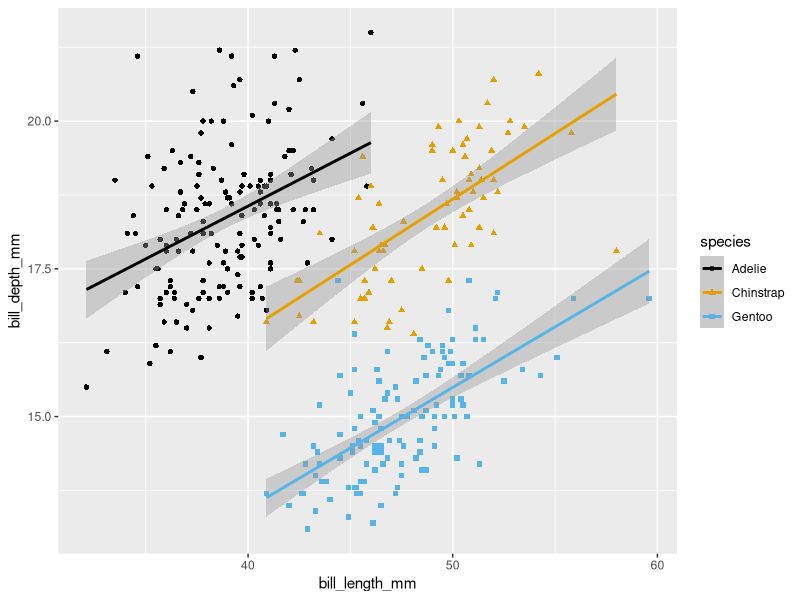
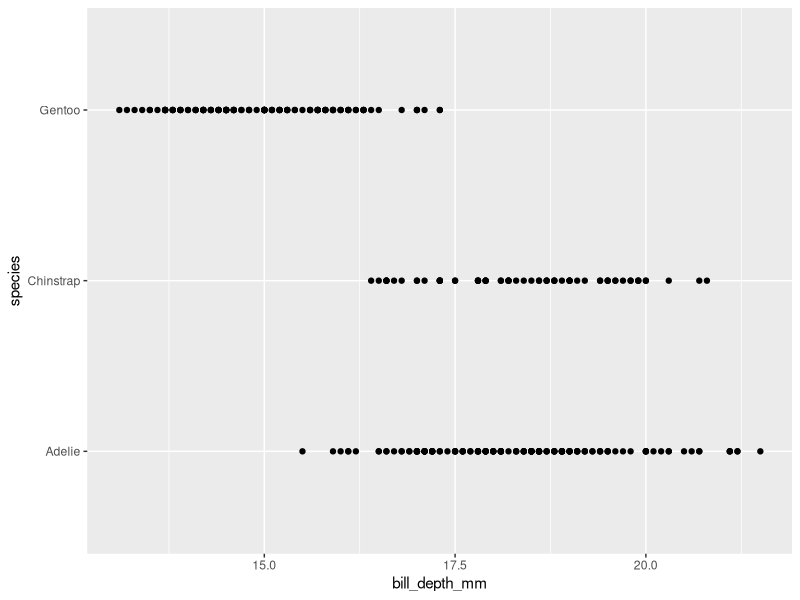

These figures' R source, in order: (Note: this script raises an error after producing the figures.)
## ---- chunk 1
#| label: setup

library(palmerpenguins)
library(ggthemes)
library(pracma)  # for pracma::nthroot() in 1.4.3 Exercises
library(tidyverse)
## ---- chunk 2
nrow(penguins)
## ---- chunk 3
ncol(penguins)
## ---- chunk 4
  ggplot(data = penguins,
         aes(x = bill_length_mm, y = bill_depth_mm,
             color = species, shape = species)) +
  geom_point() +
  geom_smooth(method = "lm") +
  scale_color_colorblind()

## ---- chunk 5
  ggplot(data = penguins, aes(x = bill_depth_mm, y = species)) +
  geom_point()
## ---- chunk 6
#| error: true
ggplot(data = penguins) + 
  geom_point()
## ---- chunk 7
  ggplot(data = penguins, aes(x = bill_length_mm, y = bill_depth_mm)) +
  geom_point()
## ---- chunk 8
  ggplot(data = penguins, aes(x = bill_length_mm, y = bill_depth_mm)) +
  geom_point(na.rm = TRUE)
## ---- chunk 9
  ggplot(data = penguins, aes(x = bill_length_mm, y = bill_depth_mm)) +
  geom_point(na.rm = TRUE) +
  labs(
    caption = "Data come from the palmerpenguins package."
  )
## ---- chunk 10
  ggplot(data = penguins, aes(x = body_mass_g, y = flipper_length_mm)) +
  geom_point(aes(color = bill_depth_mm), na.rm = TRUE) +
  geom_smooth(method = "lm", na.rm = TRUE)
## ---- chunk 11
ggplot(
  data = penguins,
  mapping = aes(x = flipper_length_mm, y = body_mass_g, color = island)
) +
  geom_point() +
  geom_smooth(se = FALSE)
## ---- chunk 12
ggplot(
  data = penguins,
  mapping = aes(x = flipper_length_mm, y = body_mass_g)
) +
  geom_point() +
  geom_smooth()

ggplot() +
  geom_point(
    data = penguins,
    mapping = aes(x = flipper_length_mm, y = body_mass_g)
  ) +
  geom_smooth(
    data = penguins,
    mapping = aes(x = flipper_length_mm, y = body_mass_g)
  )
## ---- chunk 13
  ggplot(penguins, aes(y = species)) +
  geom_bar()
## ---- chunk 14
ggplot(penguins, aes(x = species)) +
  geom_bar(color = "red")

ggplot(penguins, aes(x = species)) +
  geom_bar(fill = "red")
## ---- chunk 15
bins <- as.integer(pracma::nthroot(nrow(diamonds), 3) * 2)  # Rice's rule
bin_width <- (max(diamonds$carat) - min(diamonds$carat)) / bins
ggplot(diamonds, aes(x = carat)) +
  geom_histogram(binwidth = bin_width)
## ---- chunk 16
mpg |> head()
## ---- chunk 17
#| error: true
#| 
ggplot(mpg, aes(x = displ, y = hwy)) +
  geom_point()

ggplot(mpg, aes(x = displ, y = hwy)) +
  geom_point(aes(color = cyl))

ggplot(mpg, aes(x = displ, y = hwy)) +
  geom_point(aes(size = cyl))

ggplot(mpg, aes(x = displ, y = hwy)) +
  geom_point(aes(color = cyl, size = cyl))

ggplot(mpg, aes(x = displ, y = hwy)) +
  geom_point(aes(shape = cyl))
## ---- chunk 18
ggplot(mpg, aes(x = displ, y = hwy)) +
  geom_point(aes(linewidth = cyl))
## ---- chunk 19
ggplot(penguins, aes(x = bill_length_mm, y = bill_depth_mm,
                     color = species)) +
  geom_point()
## ---- chunk 20
ggplot(
  data = penguins,
  mapping = aes(
    x = bill_length_mm, y = bill_depth_mm, 
    color = species, shape = species
  )
) +
  geom_point() +
  labs(color = "Species")

ggplot(
  data = penguins,
  mapping = aes(
    x = bill_length_mm,
    y = bill_depth_mm,
    color = species,
    shape = species
  )
) +
  geom_point()
## ---- chunk 21
ggplot(penguins, aes(x = island, fill = species)) +
  geom_bar(position = "fill")

ggplot(penguins, aes(x = species, fill = island)) +
  geom_bar(position = "fill")
## ---- chunk 22
ggplot(mpg, aes(x = class)) +
  geom_bar()
ggplot(mpg, aes(x = cty, y = hwy)) +
  geom_point()
ggsave("mpg-plot.png")
## ---- chunk 23
ggsave("mpg-plot.pdf")
